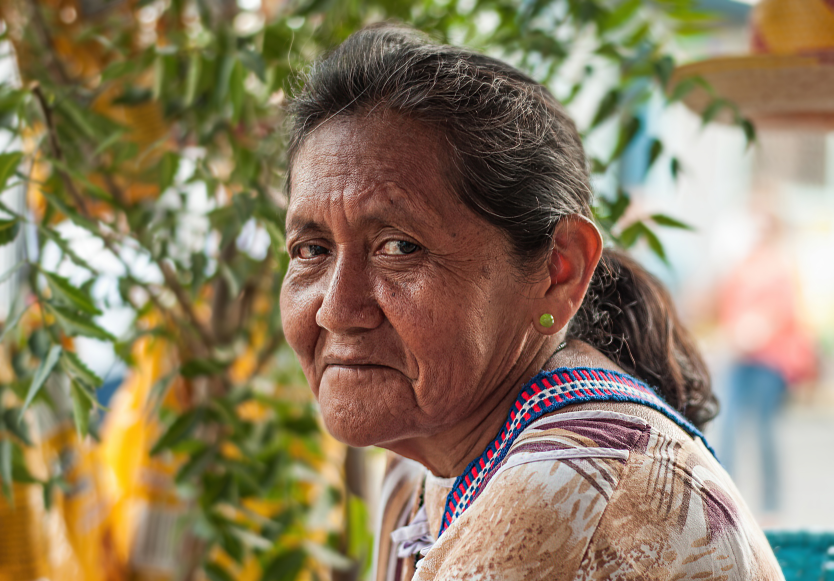
#> input picture eval/research_sources/faces/wayuu_woman.jpg, 2500 x 1743 px (shown at 1/3 size)
$ python -i faces_noise_floor.py   (imports and definitions only)
#> lines starting #> are read from the running program, lines starting #| are printed output that depends on the picture
"""
eval/faces_noise_floor.py — Measure the faces group noise floor.

This closes the final open thread from FINDINGS.md: the natural↔faces contrast
was argued to be ~16× above noise using boardwalk as the noise reference, but
the faces group's OWN noise floor was never measured.

Protocol (identical to eval/close_findings.py):
  - Collect MAX_N=240 ResShift members per image (seeds 0..239), nested.
  - 5 non-overlapping windows at N_SMALL=12: seeds 0–11, 12–23, …, 48–59.
  - 5 non-overlapping windows at N_LARGE=48: seeds 0–47, 48–95, …, 192–239.
  - Report slope mean, std, range per image at both window sizes.

Images:
  boy_face       (null_frac_gt=0.0049, slope@N48=3.1829)
  girl_sad_face  (null_frac_gt=0.0032, slope@N48=2.7834)
  wayuu_woman    (null_frac_gt=0.0162, slope@N48=1.7483)

Reference curve (from close_findings.py, null_frac→noise floor range at N=12):
  null 0.0159 (wood_grain)   → range=0.0522
  null 0.0046 (boardwalk)    → range=0.0844
  null 0.0014 (soft_blobs)   → range=0.8992

Place the three face images on this curve and report consistency.

Final SNR:
  natural↔faces difference = faces_mean_N48 - natural_mean_N48
    = 2.5715 - 1.1874 = 1.3841  (N=48 group means from stability_nscan_results.txt)
  Noise floor used = max(natural_best_N12=0.0844, worst_face_N12_range)
  SNR = difference / noise_floor

R6: do not select the reference that produces the best-looking result.
    Use max(natural, faces) noise floor as explicitly instructed.

Runtime: ~790s (720 forward passes, MPS).
"""
from __future__ import annotations

import os
import sys
import time

sys.path.insert(0, os.path.join(os.path.dirname(__file__), ".."))

import numpy as np
from PIL import Image

from operators.bicubic import BicubicDownsample
from layer.decompose import rectify
from layer.calibrate import calibrate

# ─── configuration ────────────────────────────────────────────────────────────

SCALE       = 4
N_BINS      = 10
MIN_STD     = 1e-6
TARGET_SIZE = 256
MIN_SLOP, MAX_SLOP = 0.5, 2.0

N_SMALL     = 12    # window size matching prior boardwalk measurement
N_LARGE     = 48    # window size matching the N-scan characterisation
N_WINDOWS   = 5
MAX_N       = N_LARGE * N_WINDOWS   # = 240

RESEARCH_DIR = os.path.join(os.path.dirname(__file__), "research_sources")

FACE_IMAGES = [
    # (label, path, null_frac_gt, slope_at_N48_from_nscan)
    ("boy_face",      "faces/boy_face_venezuela.jpg",  0.0049, 3.1829),
    ("girl_sad_face", "faces/girl_sad_face.jpg",       0.0032, 2.7834),
    ("wayuu_woman",   "faces/wayuu_woman.jpg",         0.0162, 1.7483),
]

# Prior-session reference values (from close_findings_results.txt and
# stability_nscan_results.txt) — used for SNR computation and curve placement.
PRIOR_CURVE = [
    ("wood_grain",       0.0159, 0.2323, 0.0522),  # label, null, slope_mean, range_N12
    ("boardwalk_nature", 0.0046, 0.9475, 0.0844),
    ("soft_blobs",       0.0014, 4.3726, 0.8992),
]
NATURAL_MEAN_N48 = 1.1874   # (boardwalk 0.9510 + frog 1.4238) / 2
FACES_MEAN_N48   = 2.5715   # (3.1829 + 2.7834 + 1.7483) / 3
NAT_FACE_DIFF    = FACES_MEAN_N48 - NATURAL_MEAN_N48  # = 1.3841
NATURAL_NOISE_RANGE_N12 = 0.0844   # boardwalk, from close_findings


# ─── helpers ──────────────────────────────────────────────────────────────────

def _load_crop(path: str) -> np.ndarray:
#> called with path = 'research_sources/faces/wayuu_woman.jpg'
    img = Image.open(path).convert("RGB")
#> img is the input picture: PIL image 2500x1743 RGB; mean R, G, B 142, 126, 98.2
    w, h = img.size
#> w = 2500; h = 1743
    if w < h:
        new_w, new_h = TARGET_SIZE, int(round(h * TARGET_SIZE / w))
    else:
        new_w, new_h = int(round(w * TARGET_SIZE / h)), TARGET_SIZE
#> new_w = 367; new_h = 256
    img = img.resize((new_w, new_h), Image.LANCZOS)
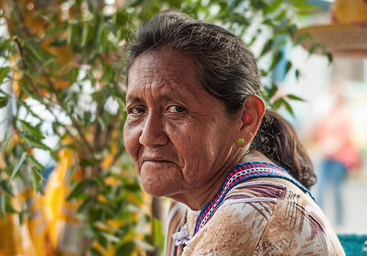
#> img: PIL image 367x256 RGB; mean R, G, B 142, 126, 98.2
    left = (new_w - TARGET_SIZE) // 2
#> left = 55
    top  = (new_h - TARGET_SIZE) // 2
#> top = 0
    img  = img.crop((left, top, left + TARGET_SIZE, top + TARGET_SIZE))
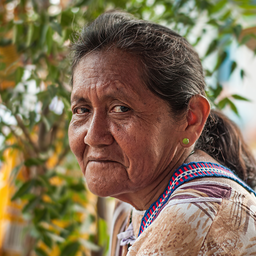
#> img: PIL image 256x256 RGB; mean R, G, B 130.1, 112.6, 86.1
    rgb  = np.array(img, dtype=np.float64) / 255.0
    return 0.299 * rgb[:, :, 0] + 0.587 * rgb[:, :, 1] + 0.114 * rgb[:, :, 2]
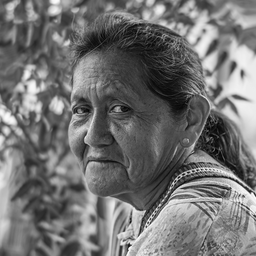
#> returned value: shape (256, 256) float64; min 0.0023, max 1, mean 0.45


# [307 lines left out: functions _null_frac_gt, _window_slopes, _stats, main, _verdict, not called in this run]


# [2 lines not run here, left out]

>>> result = _load_crop('research_sources/faces/wayuu_woman.jpg')

$ run again, on eval/research_sources/large_sample/face_algerian.jpg
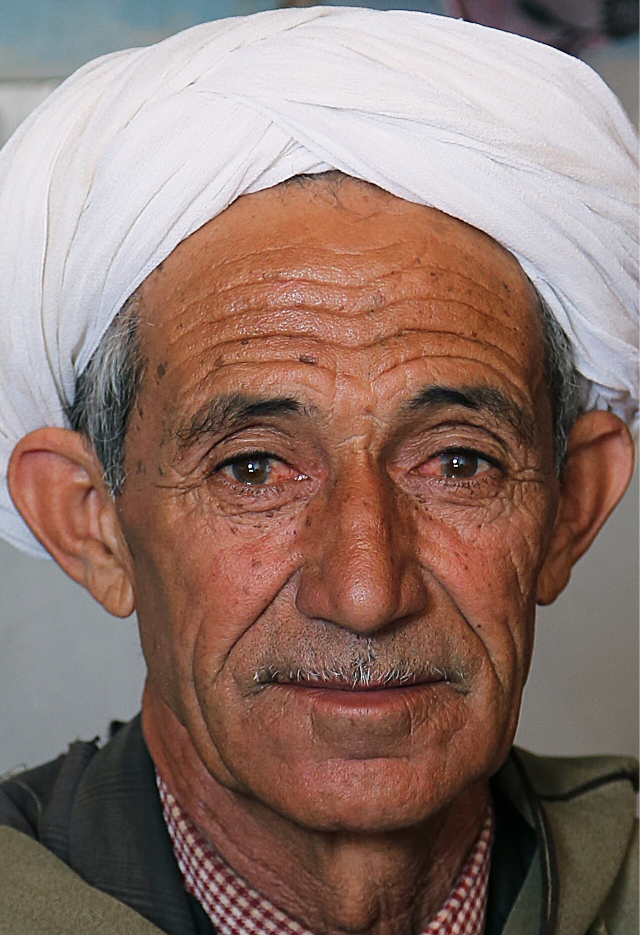
#> input picture eval/research_sources/large_sample/face_algerian.jpg, 1280 x 1870 px (shown at 1/2 size)
#> in _load_crop, img is the input picture: PIL image 1280x1870 RGB; mean R, G, B 142.8, 117.8, 109.4
#> in _load_crop, `img  = img.crop((left, top, left + TARGET_SIZE, top + TARGET_SIZE))`:
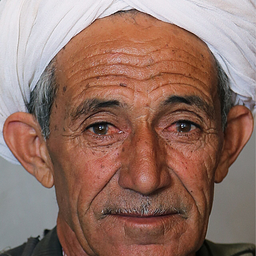
#> img: PIL image 256x256 RGB; mean R, G, B 146.9, 114.2, 102.9
#> in _load_crop, `return 0.299 * rgb[:, :, 0] + 0.587 * rgb[:, :, 1] + 0.114 * rgb[:, :,..`:
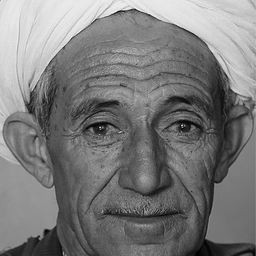
#> returned value: shape (256, 256) float64; min 0.00347, max 0.998, mean 0.481

$ run again, on eval/research_sources/large_sample/face_red_hair.jpg
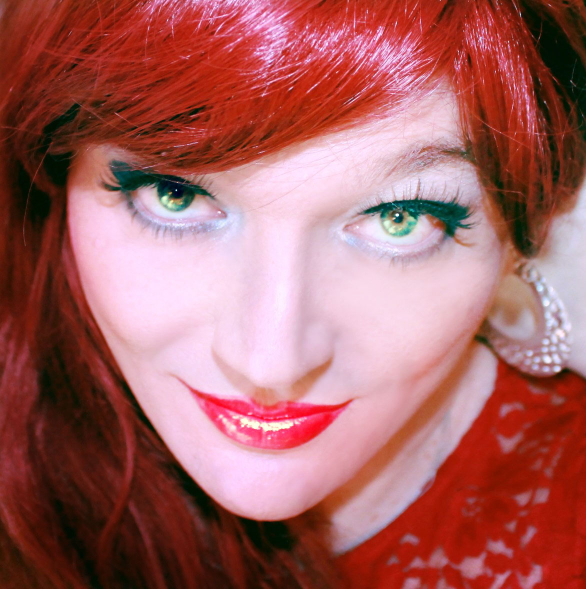
#> input picture eval/research_sources/large_sample/face_red_hair.jpg, 1172 x 1178 px (shown at 1/2 size)
#> in _load_crop, img is the input picture: PIL image 1172x1178 RGB; mean R, G, B 164.8, 98.1, 98
#> in _load_crop, `img  = img.crop((left, top, left + TARGET_SIZE, top + TARGET_SIZE))`:
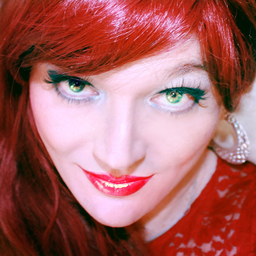
#> img: PIL image 256x256 RGB; mean R, G, B 165, 98.4, 98.3
#> in _load_crop, `return 0.299 * rgb[:, :, 0] + 0.587 * rgb[:, :, 1] + 0.114 * rgb[:, :,..`:
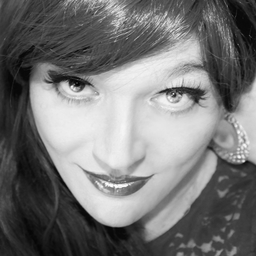
#> returned value: shape (256, 256) float64; min 0.0121, max 0.989, mean 0.464
